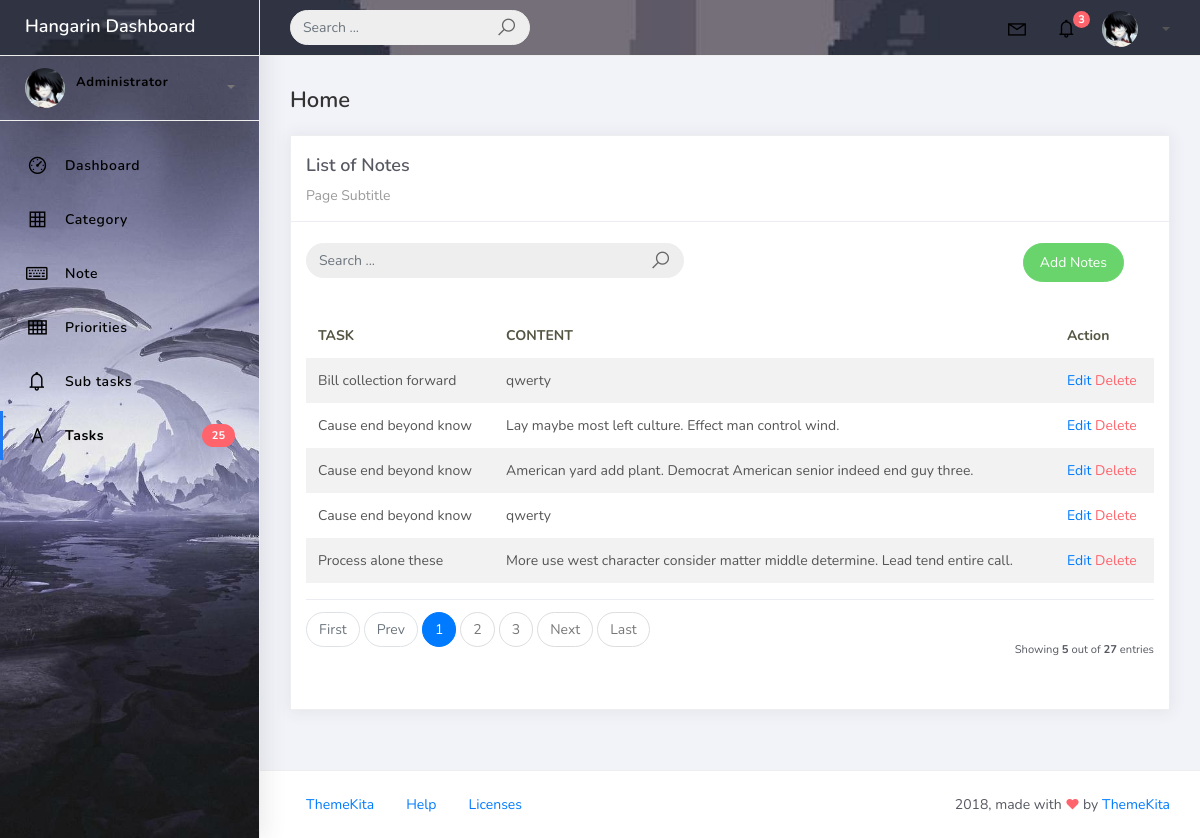
The app's page /note_list with its own data.
### tasks/models.py (models this page shows, shortened)
class BaseModel(models.Model):
    created_at = models.DateTimeField(auto_now_add=True)
    updated_at = models.DateTimeField(auto_now=True)
    class Meta:
        abstract = True

class Note(BaseModel):
    task = models.ForeignKey(Task, related_name='notes', on_delete=models.CASCADE)
    content = models.TextField()

class Task(BaseModel):
    STATUS_CHOICES = [
        ("Pending", "Pending"),
        ("In Progress", "In Progress"),
        ("Completed", "Completed"),
    ]
    title = models.CharField(max_length=200)
    description = models.TextField()
    status = models.CharField(max_length=50, choices=STATUS_CHOICES, default="Pending")
    deadline = models.DateTimeField()
    priority = models.ForeignKey(Priority, on_delete=models.CASCADE)
    category = models.ForeignKey(Category, on_delete=models.CASCADE)
    def __str__(self):
        return self.title

### tasks/views.py (the view)
# urls.py: path('note_list', NoteList.as_view(), name='note-list'),
class NoteList(ListView):
    model = Note
    context_object_name = 'note'
    template_name = 'note_list.html'
    paginate_by = 5
    def get_queryset(self):
        qs = super().get_queryset()
        query = self.request.GET.get('q')
        if query:
            qs = qs.filter(
                Q(task__title__icontains=query) |
                Q(content__icontains=query)
                )
        return qs
    def get_ordering(self):
        allowed = ["task", "content",]
        sort_by = self.request.GET.get("sort_by")
        if sort_by in allowed:
            return sort_by
        return "task"

### templates/note_list.html (shortened to what this page needs)
{% extends 'base.html' %} {% load static %} {% block content %}
<div class="content">
  <div class="container-fluid">
    <h4 class="page-title">Home</h4>
    <div class="row">
      <div class="col-md-12">
        <div class="card">
          <div class="card-header">
            <div class="card-title">List of Notes</div>
            <div class="card-category">Page Subtitle</div>
          </div>
          <br />
          <div class="col-md-12 row">
            <div class="col-md-6">
              <form class="navbar-left navbar-form nav-search mr-md-3" action="" method="get">
                <div class="input-group">
                  <input type="text" placeholder="Search ..." class="form-control" name="q" value="{{ request.GET.q }}" />
                  <div class="input-group-append">
                    <span class="input-group-text">
                      <i class="la la-search search-icon"></i>
                    </span>
                  </div>
                </div>
              </form>
            </div>
            <div class="col-md-6">
              <div class="pull-right">
                <a href="{% url 'note-add' %}" class="btn btn-success btn-rounded">Add Notes</a>
              </div>
            </div>
          </div>
          <div class="card-body">
            <table class="table table-striped mt-3">
              <thead>
                <tr>
                  <th scope="col">TASK</th>
                  <th scope="col">CONTENT</th>
                  <th scope="col">Action</th>
                </tr>
              </thead>
              <tbody>
                {% for object in object_list %}
                <tr>
                  <td>{{ object.task }}</td>
                  <td>{{ object.content }}</td>
                  <td>
                    <a href="note_list/{{ object.id }}">Edit</a>
                    <a href="note_list/{{ object.id }}/delete" class="text-danger">Delete</a>
                  </td>
                </tr>
                {% endfor %}
              </tbody>
            </table>
            {% include 'includes/pagination.html' %}
          </div>
        </div>
      </div>
    </div>
  </div>
</div>
{% endblock %}

### records on screen
Note: task "Bill collection forward", content "qwerty"
Note: task "Cause end beyond know", content "Lay maybe most left culture. Effect man control wind."
Note: task "Cause end beyond know", content "American yard add plant. Democrat American senior indeed end guy three."
Note: task "Cause end beyond know", content "qwerty"
Note: task "Process alone these", content "More use west character consider matter middle determine. Lead tend entire call."

### other values on screen
{{ page_num }} "1"
{{ page_num }} "2" "3"
{{ object_list.count }} "5"
{{ paginator.count }} "27"
